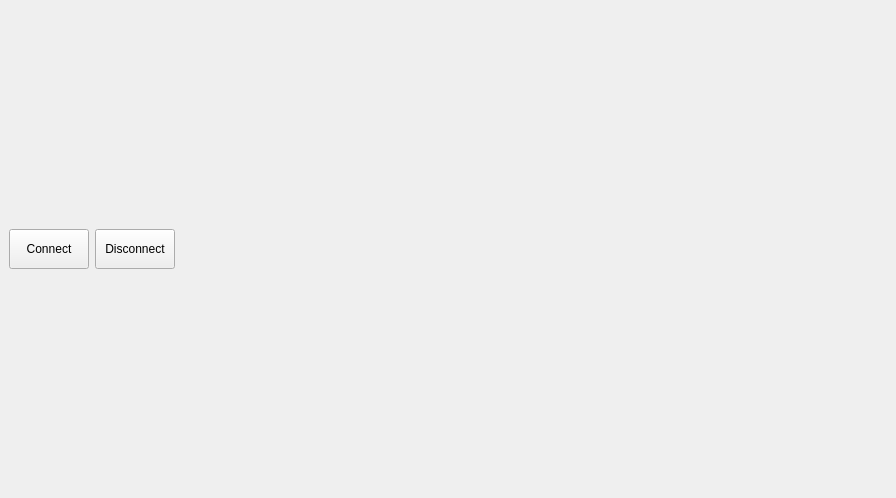
<?xml version="1.0" encoding="UTF-8"?>
<ui version="4.0">
 <class>PCLViewer</class>
 <widget class="QMainWindow" name="PCLViewer">
  <property name="windowModality">
   <enum>Qt::NonModal</enum>
  </property>
  <property name="geometry">
   <rect>
    <x>0</x>
    <y>0</y>
    <width>896</width>
    <height>498</height>
   </rect>
  </property>
  <property name="minimumSize">
   <size>
    <width>0</width>
    <height>0</height>
   </size>
  </property>
  <property name="maximumSize">
   <size>
    <width>5000</width>
    <height>5000</height>
   </size>
  </property>
  <property name="windowTitle">
   <string>PCLViewer</string>
  </property>
  <widget class="QWidget" name="centralwidget">
   <layout class="QHBoxLayout" name="horizontalLayout_3">
    <item>
     <layout class="QVBoxLayout" name="verticalLayout_2">
      <item>
       <layout class="QHBoxLayout" name="horizontalLayout">
        <item>
         <widget class="QPushButton" name="pushButton_connect">
          <property name="minimumSize">
           <size>
            <width>50</width>
            <height>40</height>
           </size>
          </property>
          <property name="text">
           <string>Connect</string>
          </property>
         </widget>
        </item>
        <item>
         <widget class="QPushButton" name="pushButton_disconnect">
          <property name="minimumSize">
           <size>
            <width>50</width>
            <height>40</height>
           </size>
          </property>
          <property name="text">
           <string>Disconnect</string>
          </property>
         </widget>
        </item>
       </layout>
      </item>
     </layout>
    </item>
    <item>
     <widget class="QVTKWidget" name="qvtkWidget" native="true">
      <property name="sizePolicy">
       <sizepolicy hsizetype="Expanding" vsizetype="Expanding">
        <horstretch>50</horstretch>
        <verstretch>0</verstretch>
       </sizepolicy>
      </property>
      <property name="minimumSize">
       <size>
        <width>640</width>
        <height>480</height>
       </size>
      </property>
     </widget>
    </item>
   </layout>
  </widget>
 </widget>
 <customwidgets>
  <customwidget>
   <class>QVTKWidget</class>
   <extends>QWidget</extends>
   <header>QVTKWidget.h</header>
  </customwidget>
 </customwidgets>
 <tabstops>
  <tabstop>pushButton_connect</tabstop>
 </tabstops>
 <resources/>
 <connections/>
</ui>
